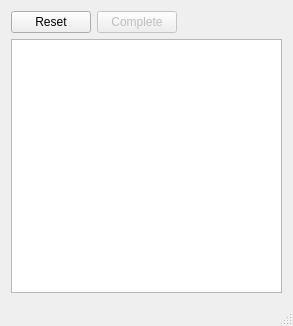
<?xml version="1.0" encoding="UTF-8"?>
<ui version="4.0">
 <class>MainWindow</class>
 <widget class="QMainWindow" name="MainWindow">
  <property name="geometry">
   <rect>
    <x>0</x>
    <y>0</y>
    <width>293</width>
    <height>326</height>
   </rect>
  </property>
  <property name="windowTitle">
   <string>Polygon</string>
  </property>
  <widget class="QWidget" name="mp_widget">
   <layout class="QGridLayout" name="gridLayout_2">
    <item row="0" column="2">
     <widget class="QPushButton" name="mp_button_complete">
      <property name="enabled">
       <bool>false</bool>
      </property>
      <property name="text">
       <string>Complete</string>
      </property>
     </widget>
    </item>
    <item row="0" column="1">
     <widget class="QPushButton" name="mp_button_reset">
      <property name="text">
       <string>Reset</string>
      </property>
     </widget>
    </item>
    <item row="0" column="3">
     <spacer name="horizontalSpacer">
      <property name="orientation">
       <enum>Qt::Horizontal</enum>
      </property>
      <property name="sizeHint" stdset="0">
       <size>
        <width>40</width>
        <height>20</height>
       </size>
      </property>
     </spacer>
    </item>
    <item row="1" column="1" colspan="3">
     <widget class="QGraphicsView" name="mp_graphics_view"/>
    </item>
   </layout>
  </widget>
  <widget class="QStatusBar" name="mp_status_bar"/>
  <action name="actionOp">
   <property name="text">
    <string>Op</string>
   </property>
  </action>
  <action name="actionOp_2">
   <property name="text">
    <string>Op</string>
   </property>
  </action>
 </widget>
 <layoutdefault spacing="6" margin="11"/>
 <resources/>
 <connections/>
</ui>
